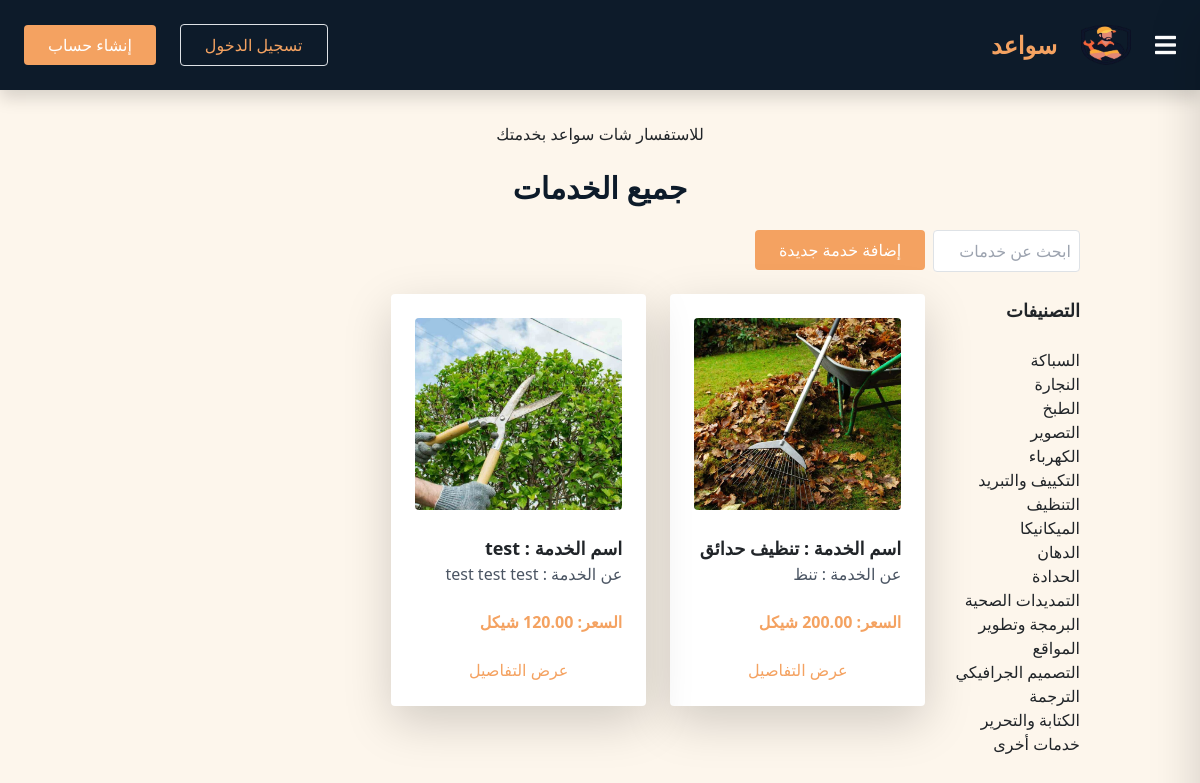
Screenshot of /userhome/ with the database file from the repository.
### Sawaed_app/models.py (models this page shows, shortened)
class ServiceListing(models.Model):
    SERVICE_TYPES = [
        ('السباكة', 'السباكة'),
        ('النجارة', 'النجارة'),
        ('الطبخ', 'الطبخ'),
        ('التصوير', 'التصوير'),
        ('الكهرباء', 'الكهرباء'),
        ('التكييف والتبريد', 'التكييف والتبريد'),
        ('التنظيف', 'التنظيف'),
        ('الميكانيكا', 'الميكانيكا'),
        ('الدهان', 'الدهان'),
        ('الحدادة', 'الحدادة'),
        ('التمديدات الصحية', 'التمديدات الصحية'),
        ('البرمجة وتطوير المواقع', 'البرمجة وتطوير المواقع'),
        ('التصميم الجرافيكي', 'التصميم الجرافيكي'),
        ('الترجمة', 'الترجمة'),
        ('الكتابة والتحرير', 'الكتابة والتحرير'),
        ('خدمات أخرى', 'خدمات أخرى'),
    ]
    handyman = models.ForeignKey(
        settings.AUTH_USER_MODEL,
        on_delete=models.CASCADE,
        related_name='services'
    )
    name = models.CharField(max_length=255)
    description = models.TextField()
    price = models.DecimalField(max_digits=10, decimal_places=2)
    image = models.ImageField(upload_to='service_images/', null=True, blank=True)
    created_at = models.DateTimeField(auto_now_add=True)
    updated_at = models.DateTimeField(auto_now=True)

### Sawaed_app/views.py (the view)
# urls.py: path('userhome/', views.user_home, name='userhome'),
def user_home(request):
    services=ServiceListing.objects.all()
    handyman=HandymanProfile.objects.all()
    context={
        'services':services,
        'handyman':handyman,
        'service_types': ServiceListing.SERVICE_TYPES
    }
    return render(request,'userhome.html',context)

### Sawaed_app/templates/userhome.html
{% extends 'index.html' %}
{% block content %}
{% load static %}
<a href="{% url 'chat-ui'%}">للاستفسار شات سواعد بخدمتك</a>
  <div class="container mx-auto p-4">
    <h1 class="text-3xl font-bold text-center mb-6 text-[#0d1b2a]">جميع الخدمات</h1>
    <div class="flex justify-between mb-4">
      <div class="w-full sm:w-1/4 md:w-1/5 lg:w-1/6 px-2">
        <div class="mb-4">
          <input type="text" placeholder="ابحث عن خدمات" class="p-2 border border-gray-300 rounded w-full">
        </div>
        <ul>
          <h2 class="text-lg font-semibold mb-4 text-right">التصنيفات</h2>
          {% for service_type in service_types %}
              <li class="hover:text-[#f4a261] cursor-pointer">{{ service_type.0 }}</li>
          {% endfor %}
      </ul>
      </div>
      <div class="w-full sm:w-3/4 md:w-4/5 lg:w-5/6">
        <div class="flex justify-between mb-4">
          <a href="{% url 'add_service' %}" class="bg-[#f4a261] text-white px-4 py-2 rounded hover:bg-[#e76f51] transition">إضافة خدمة جديدة</a>
        </div>
        <div class="grid grid-cols-1 sm:grid-cols-2 lg:grid-cols-3 gap-6">
          {% for service in services %}
            <div class="bg-white shadow-lg rounded p-4 hover:shadow-xl transition">
              {% if service.image %}
                <img src="{{ service.image.url }}" alt="{{ service.name }}" class="w-full h-48 object-cover rounded mb-4">
              {% else %}
                <img src="{% static 'images/placeholder.png' %}" alt="صورة افتراضية" class="w-full h-48 object-cover rounded mb-4">
              {% endif %}
              <h3 class="text-lg font-semibold">اسم الخدمة : {{ service.name }}</h3>
              <p class="text-gray-600 mb-4">عن الخدمة : {{ service.description|truncatewords:20 }}</p>
              <p class="font-bold text-[#f4a261]">السعر: {{ service.price }} شيكل</p>
              <a href="{% url 'service_detail' service.id service.handyman.id %}" class="text-[#f4a261] mt-4 block text-center">عرض التفاصيل</a>
            </div>
          {% endfor %}
        </div>
      </div>
    </div>
  </div>
{% endblock %}

### Sawaed_app/static/css/style.css (style rules this page uses)
a { text-decoration: none; color: #0d1b2a; text-decoration: none; transition: 0.4s ease; }

### rows the page displays
ServiceListing: image (picture), name "تنظيف حدائق", description "تنظ"
ServiceListing: image (picture), name "test", description "test test test"

### other values shown
{{ service_type.0 }} "السباكة" "النجارة" "الطبخ" "التصوير" "الكهرباء" "التكييف والتبريد" "التنظيف" "الميكانيكا" "الدهان" "الحدادة" "التمديدات الصحية" "البرمجة وتطوير المواقع" "التصميم الجرافيكي" "الترجمة" "الكتابة والتحرير" "خدمات أخرى"
